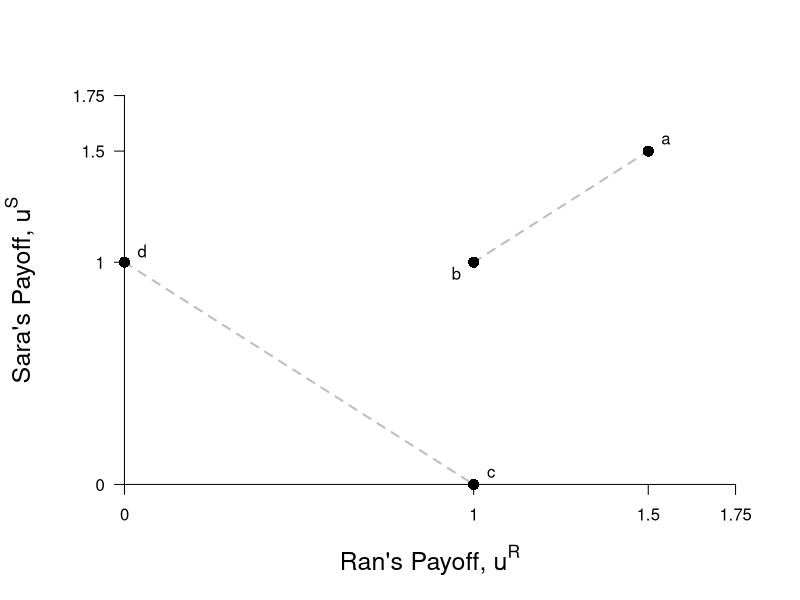

Generate this figure with R:
require(ggplot2)
require(shape)
pdf(file = "society/staghunt.pdf", width = 9, height = 7)

#Set parameters for graphics
axislabelsize <- 1.5
par(mar =  c(5, 5, 4, 2))
xlims <- c(0, 1.75)
ylims <- c(0, 1.75)

#Plot command 
plot(0, 0, xlim = xlims, ylim = ylims, type = "n",
     ylab = expression(paste("Sara's Payoff, ", u^S)),
     xlab = expression(paste("Ran's Payoff, ", u^R)),
     xaxt = "n", yaxt = "n", cex.lab = axislabelsize, bty = "n")


#Customize ticks and labels for the plot
ticksy <- c(0, 1, 1.5, 1.75)
ylabels <- c(0, 1, 1.5, 1.75)
ticksx <- c(0, 1, 1.5, 1.75)
xlabels <- c(0, 1, 1.5, 1.75)
axis(1, at = ticksx, pos = 0, labels = xlabels)
axis(2, at = ticksy, pos = 0, labels = ylabels, las = 1)


#Lines for the coordinates of the Nash equilbrium
segments(0, 1, 1, 0, lty = 2, col = "gray", lwd = 2)
segments(1, 1, 1.5, 1.5, lty = 2, col = "gray", lwd = 2)

#Add points a, b, c and c
points(1.5, 1.5, pch = 16, col = "black", cex = 1.5)
text(1.55, 1.55, expression(paste("a")))
points(1, 1, pch = 16, col = "black", cex = 1.5)
text(0.95, 0.95, expression(paste("b")))
points(1, 0, pch = 16, col = "black", cex = 1.5)
text(1.05, 0.05, expression(paste("c")))
points(0, 1, pch = 16, col = "black", cex = 1.5)
text(0.05, 1.05, expression(paste("d")))

#Label utility possibilities frontier
# text(3.8, 1.9, expression(paste("Feasible Utility")))
# text(3.8, 1.65, expression(paste("Frontier")))

dev.off()
